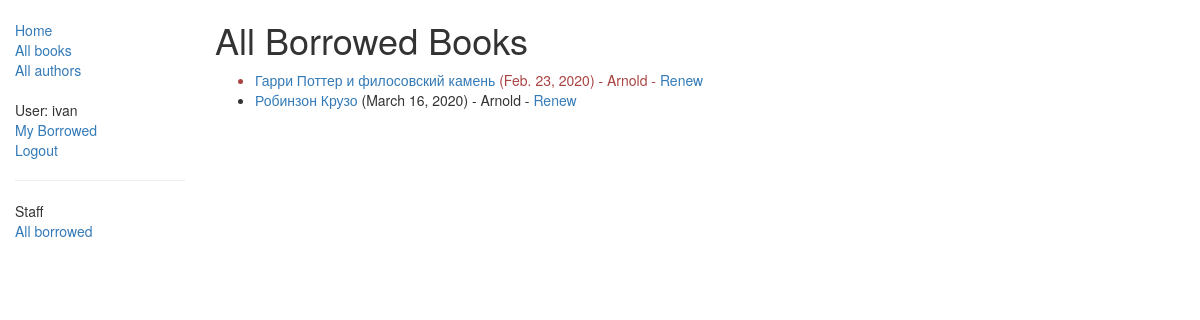
/catalog/allborrowed/ (signed in), run on the app's committed database.
### catalog/models.py (models this page shows, shortened)
class BookInstance(models.Model):
    id = models.UUIDField(primary_key=True, default=uuid.uuid4, help_text="Unique ID for this particular book "
                                                                          "across whole library")
    book = models.ForeignKey('Book', on_delete=models.SET_NULL, null=True)
    imprint = models.CharField(max_length=200)
    due_back = models.DateField(null=True, blank=True)
    LOAN_STATUS = (
        ('m', 'Maintenance'),
        ('o', 'On loan'),
        ('a', 'Available'),
        ('r', 'Reserved'),
    )
    status = models.CharField(max_length=1, choices=LOAN_STATUS, blank=True, default='m', help_text='Book availability')
    borrower = models.ForeignKey(User, on_delete=models.SET_NULL, null=True, blank=True)
    class Meta:
        ordering = ["due_back"]
        permissions = (("can_mark_returned", "Set book as returned"),)
    @property
    def is_overdue(self):
        if self.due_back and date.today() > self.due_back:
            return True
        return False

class Book(models.Model):
    title = models.CharField(max_length=200)
    author = models.ForeignKey('Author', on_delete=models.SET_NULL, null=True)
    summary = models.TextField(max_length=1000, help_text="Enter a brief description of the book")
    isbn = models.CharField('ISBN', max_length=13,
                            help_text='13 Character <a href="https://www.isbn-international.org/content/what-isbn">'
                                      'ISBN number</a>')
    genre = models.ManyToManyField(Genre, help_text="Select a genre for this book")
    language = models.ForeignKey('Language', on_delete=models.SET_NULL, null=True)
    def display_genre(self):
        """
        Creates a string for the Genre. This is required to display genre in Admin.
        """
        return ', '.join([genre.name for genre in self.genre.all()[:3]])
    display_genre.short_description = 'Genre'

### catalog/views.py (the view)
class LoanedBookByLibrarians(PermissionRequiredMixin, generic.ListView):
    model = BookInstance
    permission_required = 'catalog.can_mark_returned'
    template_name = 'catalog/bookinstance_list_borrowed_all.html'
    paginate_by = 10
    def get_queryset(self):
        return BookInstance.objects.filter(status__exact='o').order_by('due_back')

### catalog/templates/catalog/bookinstance_list_borrowed_all.html
{% extends "base_generic.html" %}
{% block content %}
    <h1>All Borrowed Books</h1>
    {% if bookinstance_list %}
        <ul>
            {% for bookinst in bookinstance_list %}
                <li class="{% if bookinst.is_overdue %}text-danger{% endif %}">
                    <a href="{% url 'book-detail' bookinst.book.pk %}">{{ bookinst.book.title }}</a>
                    ({{ bookinst.due_back }}) - {{ bookinst.borrower.username }}
                {% if perms.catalog.can_mark_returned %}- <a href="{% url 'renew-book-librarian' bookinst.id %}">Renew</a>  {% endif %}
                </li>
            {% endfor %}
        </ul>
    {% else %}
        <p>There are no books borrowed.</p>
    {% endif %}
{% endblock %}

### catalog/templates/base_generic.html (shortened to what this page needs)
<!DOCTYPE html>
<html lang="en">
<head>
    <link rel="stylesheet" href="https://maxcdn.bootstrapcdn.com/bootstrap/3.3.7/css/bootstrap.min.css">
    {% load static %}
    <link rel="stylesheet" href="{% static 'css/styles.css' %}">
</head>
<body>
<div class="container-fluid">
    <div class="row">
        <div class="col-sm-2">
            {% block sidebar %}
                <ul class="sidebar-nav">
                    <li><a href="{% url 'index' %}">Home</a></li>
                    <li><a href="{% url 'books' %}">All books</a></li>
                    <li><a href="{% url 'authors' %}">All authors</a></li>
                </ul>
                <ul class="sidebar-nav">
                    {% if user.is_authenticated %}
                        <li>User: {{ user.get_username }}</li>
                        <li><a href="{% url 'my-borrowed' %}">My Borrowed</a></li>
                        <li><a href="{% url 'logout' %}?next={{ request.path }}">Logout</a></li>
                    {% else %}
                        <li><a href="{% url 'login' %}?next={{ request.path }}">Login</a></li>
                        <li><a href="{% url 'register' %}"> Registration </a></li>
                    {% endif %}
                </ul>
                {% if user.is_staff %}
                    <hr/>
                    <ul class="sidebar-nav">
                        <li>Staff</li>
                        {% if perms.catalog.can_mark_returned %}
                            <li><a href="{% url 'all-borrowed' %}">All borrowed</a></li>
                        {% endif %}
                    </ul>
                {% endif %}
            {% endblock %}
        </div>
        <div class="col-sm-10 ">
            {% block content %}{% endblock %}
        </div>
    </div>
</div>
</body>
</html>

### catalog/static/css/styles.css (style rules this page uses)
.sidebar-nav { margin-top: 20px; padding: 0; list-style: none; }

### data on the page
BookInstance: book "Гарри Поттер и филосовский камень", due_back "Feb. 23, 2020", borrower.username "Arnold"
BookInstance: book "Робинзон Крузо", due_back "March 16, 2020", borrower.username "Arnold"

### other printed values
{{ user.get_username }} "ivan"
